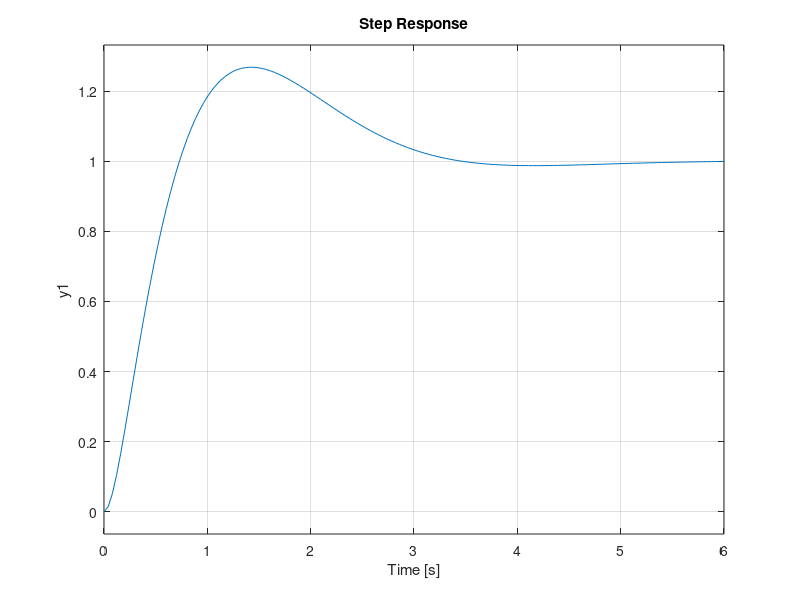

The MATLAB source for this figure:
%% Satellite attitude - Routh-Hurwitz Control Design
% Simplified satellite from Chapter 1: a rigid spacecraft rotating about one
% axis. The input is the torque u and the output is the orientation theta.

clear all
close all

I = 1;              % moment of inertia [kg m^2]
s = tf('s');

G = 1/(I*s^2);
%% P controller
% With C(s) = K the characteristic equation 1 + C(s)G(s) = 0 is
% 
% $$s^2 + K = 0$$
% 
% The coefficient of s is zero, so the closed loop is never asymptotically 
% stable (the satellite oscillates forever, for any K).
%% Lead compensator
% Let's add a zero and a pole:
% 
% $$C(s) = K\frac{s+1}{s+10}$$
% 
% The characteristic equation is s^2(s+10) + K(s+1) = 0, i.e.,
% 
% $$P(s) = s^3 + 10s^2 + Ks + K$$
% 
% Routh table:
% 
%   s^3 |  1                 K
%   s^2 | 10                 K
%   s^1 | c11 = (10K - K)/10 = 0.9K
%   s^0 | c21 = K
% 
% All the entries of the first column are positive if K > 0: the closed loop 
% is stable for any K > 0.
% 
% Note: if we swap the zero and the pole, C(s) = K(s+10)/(s+1), then 
% P(s) = s^3 + s^2 + Ks + 10K and c11 = K - 10K = -9K < 0 for any K > 0: 
% unstable for every K. The zero must be closer to the origin than the pole.
%% 
% Routh-Hurwitz tells us which K are stable, not which K is best. Let's pick

K = 20;
C = K*(s+1)/(s+10);
pole(minreal(C*G/(1+C*G)))
%% 
% and look at the step response (a command to rotate by 1 rad)

step(minreal(C*G/(1+C*G)));
%% 
% To try this controller in SAT_Realtime_Demo, type this in its C(s) box
% 
%   20*(s+1)/(s+10)

[numC, denC] = tfdata(C, 'v')
